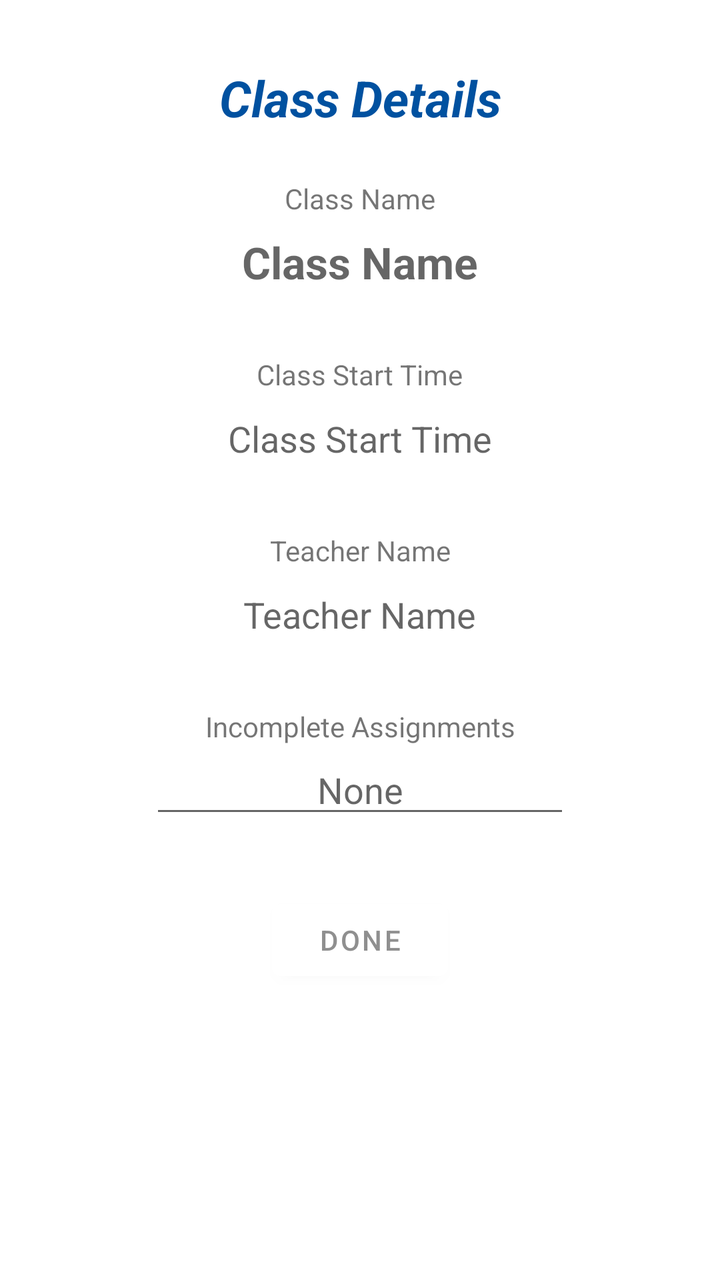
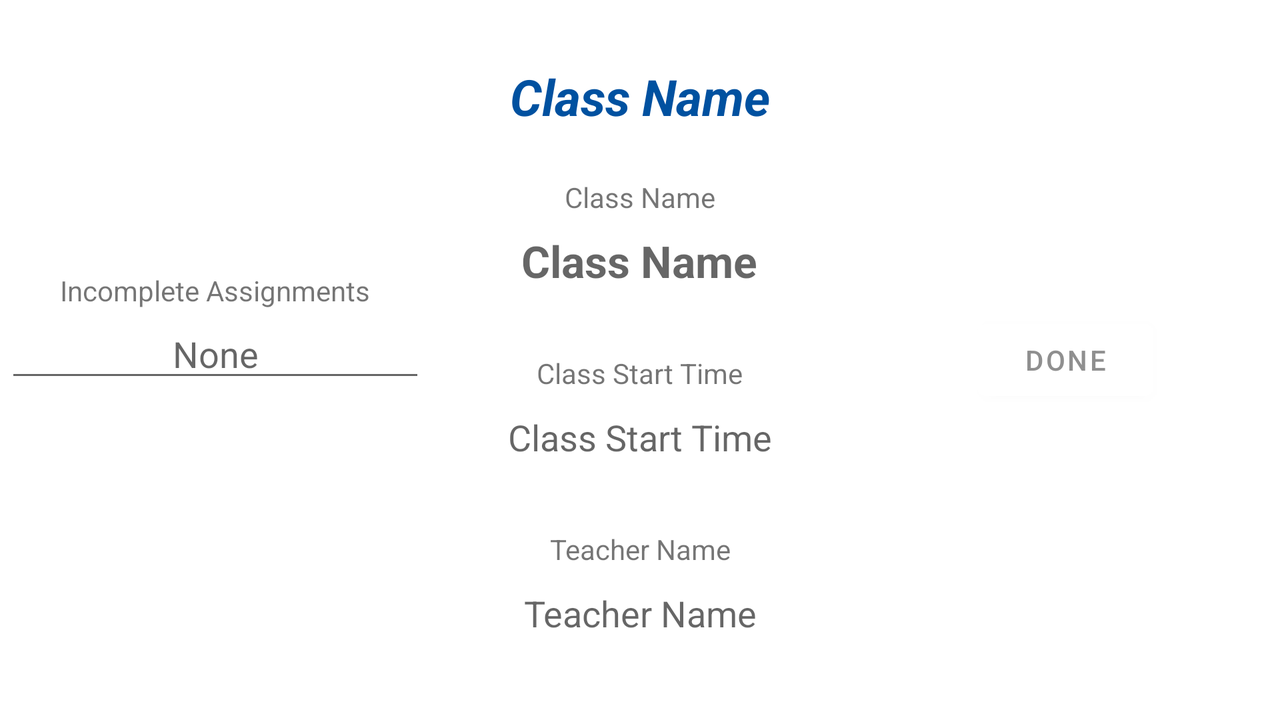

The same Android screen from two of the app's own layout files: first res/layout/ as a phone draws it, then the repository's variant for another configuration, drawn on a device whose configuration selects that folder. Both files follow.
<!-- AndroidManifest.xml: application theme Theme.VirtualAssistant -->
<!-- res/layout/fragment_subject.xml -->
<?xml version="1.0" encoding="utf-8"?>
<androidx.constraintlayout.widget.ConstraintLayout xmlns:android="http://schemas.android.com/apk/res/android"
    xmlns:app="http://schemas.android.com/apk/res-auto"
    xmlns:tools="http://schemas.android.com/tools"
    android:layout_width="match_parent"
    android:layout_height="match_parent"
    tools:context=".SubjectFragment">

    <Button
        android:id="@+id/buttonDoneSubject"
        android:layout_width="wrap_content"
        android:layout_height="wrap_content"
        android:layout_marginTop="32dp"
        android:backgroundTint="#FFFFFF"
        android:text="@string/done"
        android:textColor="#8F8F8F"
        app:layout_constraintEnd_toEndOf="parent"
        app:layout_constraintHorizontal_bias="0.5"
        app:layout_constraintStart_toEndOf="@+id/buttonCancel"
        app:layout_constraintStart_toStartOf="parent"
        app:layout_constraintTop_toBottomOf="@+id/editTextSubjectTextMultiLine" />

    <TextView
        android:id="@+id/textViewClassName"
        android:layout_width="wrap_content"
        android:layout_height="wrap_content"
        android:layout_marginTop="24dp"
        android:text="@string/className"
        app:layout_constraintEnd_toEndOf="parent"
        app:layout_constraintHorizontal_bias="0.5"
        app:layout_constraintStart_toStartOf="parent"
        app:layout_constraintTop_toBottomOf="@+id/subjectTextView" />

    <EditText
        android:id="@+id/subjectNameTextView"
        android:layout_width="wrap_content"
        android:layout_height="45dp"
        android:background="@android:color/transparent"
        android:ems="10"
        android:focusable="false"
        android:gravity="center"
        android:hint="@string/className"
        android:inputType="textPersonName"
        android:textSize="22sp"
        android:textStyle="bold"
        app:layout_constraintEnd_toEndOf="parent"
        app:layout_constraintHorizontal_bias="0.5"
        app:layout_constraintStart_toStartOf="parent"
        app:layout_constraintTop_toBottomOf="@+id/textViewClassName" />

    <TextView
        android:id="@+id/subjectTextView"
        android:layout_width="wrap_content"
        android:layout_height="wrap_content"
        android:layout_marginTop="32dp"
        android:text="@string/classDetails"
        android:textColor="#0051A0"
        android:textSize="25sp"
        android:textStyle="bold|italic"
        app:layout_constraintEnd_toEndOf="parent"
        app:layout_constraintHorizontal_bias="0.5"
        app:layout_constraintStart_toStartOf="parent"
        app:layout_constraintTop_toTopOf="parent" />

    <EditText
        android:id="@+id/subjectStartTime"
        android:layout_width="wrap_content"
        android:layout_height="45dp"
        android:background="@android:color/transparent"
        android:ems="10"
        android:focusable="false"
        android:gravity="center"
        android:hint="@string/classStartTime"
        android:inputType="textPersonName"
        app:layout_constraintEnd_toEndOf="parent"
        app:layout_constraintHorizontal_bias="0.5"
        app:layout_constraintStart_toStartOf="parent"
        app:layout_constraintTop_toBottomOf="@+id/textViewStartTimeDesc" />

    <EditText
        android:id="@+id/subjectTeacher"
        android:layout_width="wrap_content"
        android:layout_height="45dp"
        android:background="@android:color/transparent"
        android:ems="10"
        android:focusable="false"
        android:gravity="center"
        android:hint="@string/teacherName"
        android:inputType="textPersonName"
        app:layout_constraintEnd_toEndOf="parent"
        app:layout_constraintHorizontal_bias="0.497"
        app:layout_constraintStart_toStartOf="parent"
        app:layout_constraintTop_toBottomOf="@+id/textViewTeacherNameDesc" />

    <TextView
        android:id="@+id/textViewStartTimeDesc"
        android:layout_width="wrap_content"
        android:layout_height="wrap_content"
        android:layout_marginTop="24dp"
        android:text="@string/classStartTime"
        app:layout_constraintEnd_toEndOf="parent"
        app:layout_constraintHorizontal_bias="0.5"
        app:layout_constraintStart_toStartOf="parent"
        app:layout_constraintTop_toBottomOf="@+id/subjectNameTextView" />

    <TextView
        android:id="@+id/textViewTeacherNameDesc"
        android:layout_width="wrap_content"
        android:layout_height="wrap_content"
        android:layout_marginTop="24dp"
        android:text="@string/teacherName"
        app:layout_constraintEnd_toEndOf="parent"
        app:layout_constraintHorizontal_bias="0.5"
        app:layout_constraintStart_toStartOf="parent"
        app:layout_constraintTop_toBottomOf="@+id/subjectStartTime" />

    <TextView
        android:id="@+id/textViewIncAssDesc"
        android:layout_width="wrap_content"
        android:layout_height="wrap_content"
        android:layout_marginTop="24dp"
        android:text="@string/incAssignment"
        app:layout_constraintEnd_toEndOf="parent"
        app:layout_constraintHorizontal_bias="0.5"
        app:layout_constraintStart_toStartOf="parent"
        app:layout_constraintTop_toBottomOf="@+id/subjectTeacher" />

    <EditText
        android:id="@+id/editTextSubjectTextMultiLine"
        android:layout_width="wrap_content"
        android:layout_height="wrap_content"
        android:ems="10"
        android:focusable="false"
        android:hint="@string/none"
        android:gravity="center|top"
        android:inputType="textMultiLine"
        app:layout_constraintEnd_toEndOf="parent"
        app:layout_constraintHorizontal_bias="0.5"
        app:layout_constraintStart_toStartOf="parent"
        app:layout_constraintTop_toBottomOf="@+id/textViewIncAssDesc" />


</androidx.constraintlayout.widget.ConstraintLayout>
<!-- resources referenced by this layout -->
<resources>
  <string name="classDetails">Class Details</string>
  <string name="className">Class Name</string>
  <string name="classStartTime">Class Start Time</string>
  <string name="done">Done</string>
  <string name="incAssignment">Incomplete Assignments</string>
  <string name="none">None</string>
  <string name="teacherName">Teacher Name</string>
  <style name="Theme.VirtualAssistant" parent="Theme.MaterialComponents.DayNight.DarkActionBar">
          
          <item name="colorPrimary">@color/purple_500</item>
          <item name="colorPrimaryVariant">@color/purple_700</item>
          <item name="colorOnPrimary">@color/white</item>
          
          <item name="colorSecondary">@color/teal_200</item>
          <item name="colorSecondaryVariant">@color/teal_700</item>
          <item name="colorOnSecondary">@color/black</item>
          
          <item name="android:statusBarColor" tools:targetApi="l">?attr/colorPrimaryVariant</item>
          
      </style>
</resources>
<!-- res/layout-land/fragment_subject.xml (the repository's variant of the layout above) -->
<!-- drawn on the phone turned sideways -->
<?xml version="1.0" encoding="utf-8"?>
<androidx.constraintlayout.widget.ConstraintLayout xmlns:android="http://schemas.android.com/apk/res/android"
    xmlns:app="http://schemas.android.com/apk/res-auto"
    xmlns:tools="http://schemas.android.com/tools"
    android:layout_width="match_parent"
    android:layout_height="match_parent"
    tools:context=".SubjectFragment">

    <Button
        android:id="@+id/buttonDoneSubject"
        android:layout_width="wrap_content"
        android:layout_height="wrap_content"
        android:backgroundTint="#FFFFFF"
        android:text="@string/done"
        android:textColor="#8F8F8F"
        app:layout_constraintBottom_toBottomOf="parent"
        app:layout_constraintEnd_toEndOf="parent"
        app:layout_constraintHorizontal_bias="0.5"
        app:layout_constraintStart_toEndOf="@+id/subjectTeacher"
        app:layout_constraintTop_toTopOf="parent" />

    <TextView
        android:id="@+id/textViewClassName"
        android:layout_width="wrap_content"
        android:layout_height="wrap_content"
        android:layout_marginTop="24dp"
        android:text="@string/className"
        app:layout_constraintBottom_toTopOf="@+id/subjectNameTextView"
        app:layout_constraintEnd_toEndOf="parent"
        app:layout_constraintHorizontal_bias="0.5"
        app:layout_constraintStart_toStartOf="parent"
        app:layout_constraintTop_toBottomOf="@+id/subjectTextView" />

    <EditText
        android:id="@+id/subjectNameTextView"
        android:layout_width="wrap_content"
        android:layout_height="45dp"
        android:background="@android:color/transparent"
        android:ems="10"
        android:focusable="false"
        android:gravity="center"
        android:hint="@string/className"
        android:inputType="textPersonName"
        android:textSize="22sp"
        android:textStyle="bold"
        app:layout_constraintBottom_toTopOf="@+id/textViewStartTimeDesc"
        app:layout_constraintEnd_toEndOf="parent"
        app:layout_constraintHorizontal_bias="0.499"
        app:layout_constraintStart_toStartOf="parent"
        app:layout_constraintTop_toBottomOf="@+id/textViewClassName" />

    <TextView
        android:id="@+id/subjectTextView"
        android:layout_width="wrap_content"
        android:layout_height="wrap_content"
        android:layout_marginTop="32dp"
        android:text="@string/className"
        android:textColor="#0051A0"
        android:textSize="25sp"
        android:textStyle="bold|italic"
        app:layout_constraintBottom_toTopOf="@+id/textViewClassName"
        app:layout_constraintEnd_toEndOf="parent"
        app:layout_constraintHorizontal_bias="0.5"
        app:layout_constraintStart_toStartOf="parent"
        app:layout_constraintTop_toTopOf="parent"
        app:layout_constraintVertical_chainStyle="spread_inside" />

    <EditText
        android:id="@+id/subjectStartTime"
        android:layout_width="wrap_content"
        android:layout_height="45dp"
        android:background="@android:color/transparent"
        android:ems="10"
        android:focusable="false"
        android:gravity="center"
        android:hint="@string/classStartTime"
        android:inputType="textPersonName"
        app:layout_constraintBottom_toTopOf="@+id/textViewTeacherNameDesc"
        app:layout_constraintEnd_toEndOf="parent"
        app:layout_constraintHorizontal_bias="0.5"
        app:layout_constraintStart_toStartOf="parent"
        app:layout_constraintTop_toBottomOf="@+id/textViewStartTimeDesc" />

    <EditText
        android:id="@+id/subjectTeacher"
        android:layout_width="wrap_content"
        android:layout_height="45dp"
        android:layout_marginBottom="32dp"
        android:background="@android:color/transparent"
        android:ems="10"
        android:focusable="false"
        android:gravity="center"
        android:hint="@string/teacherName"
        android:inputType="textPersonName"
        app:layout_constraintBottom_toBottomOf="parent"
        app:layout_constraintEnd_toEndOf="parent"
        app:layout_constraintStart_toStartOf="parent"
        app:layout_constraintTop_toBottomOf="@+id/textViewTeacherNameDesc" />

    <TextView
        android:id="@+id/textViewStartTimeDesc"
        android:layout_width="wrap_content"
        android:layout_height="wrap_content"
        android:layout_marginTop="24dp"
        android:text="@string/classStartTime"
        app:layout_constraintBottom_toTopOf="@+id/subjectStartTime"
        app:layout_constraintEnd_toEndOf="parent"
        app:layout_constraintHorizontal_bias="0.5"
        app:layout_constraintStart_toStartOf="parent"
        app:layout_constraintTop_toBottomOf="@+id/subjectNameTextView" />

    <TextView
        android:id="@+id/textViewTeacherNameDesc"
        android:layout_width="wrap_content"
        android:layout_height="wrap_content"
        android:layout_marginTop="24dp"
        android:text="@string/teacherName"
        app:layout_constraintBottom_toTopOf="@+id/subjectTeacher"
        app:layout_constraintEnd_toEndOf="parent"
        app:layout_constraintHorizontal_bias="0.5"
        app:layout_constraintStart_toStartOf="parent"
        app:layout_constraintTop_toBottomOf="@+id/subjectStartTime" />

    <TextView
        android:id="@+id/textViewIncAssDesc"
        android:layout_width="wrap_content"
        android:layout_height="wrap_content"
        android:layout_marginBottom="70dp"
        android:text="@string/incAssignment"
        app:layout_constraintBottom_toBottomOf="parent"
        app:layout_constraintEnd_toStartOf="@+id/subjectStartTime"
        app:layout_constraintStart_toStartOf="parent"
        app:layout_constraintTop_toTopOf="parent" />

    <EditText
        android:id="@+id/editTextSubjectTextMultiLine"
        android:layout_width="wrap_content"
        android:layout_height="wrap_content"
        android:ems="10"
        android:focusable="false"
        android:gravity="center|top"
        android:inputType="textMultiLine"
        android:hint="@string/none"
        app:layout_constraintEnd_toStartOf="@+id/subjectStartTime"
        app:layout_constraintStart_toStartOf="parent"
        app:layout_constraintTop_toBottomOf="@+id/textViewIncAssDesc" />


</androidx.constraintlayout.widget.ConstraintLayout>
<!-- resources referenced by the variant -->
<!-- as the phone turned sideways resolves them -->
<resources>
  <string name="className">Class Name</string>
  <string name="classStartTime">Class Start Time</string>
  <string name="done">Done</string>
  <string name="incAssignment">Incomplete Assignments</string>
  <string name="none">None</string>
  <string name="teacherName">Teacher Name</string>
  <style name="Theme.VirtualAssistant" parent="Theme.MaterialComponents.DayNight.DarkActionBar">
          
          <item name="colorPrimary">@color/purple_500</item>
          <item name="colorPrimaryVariant">@color/purple_700</item>
          <item name="colorOnPrimary">@color/white</item>
          
          <item name="colorSecondary">@color/teal_200</item>
          <item name="colorSecondaryVariant">@color/teal_700</item>
          <item name="colorOnSecondary">@color/black</item>
          
          <item name="android:statusBarColor" tools:targetApi="l">?attr/colorPrimaryVariant</item>
          
      </style>
</resources>
